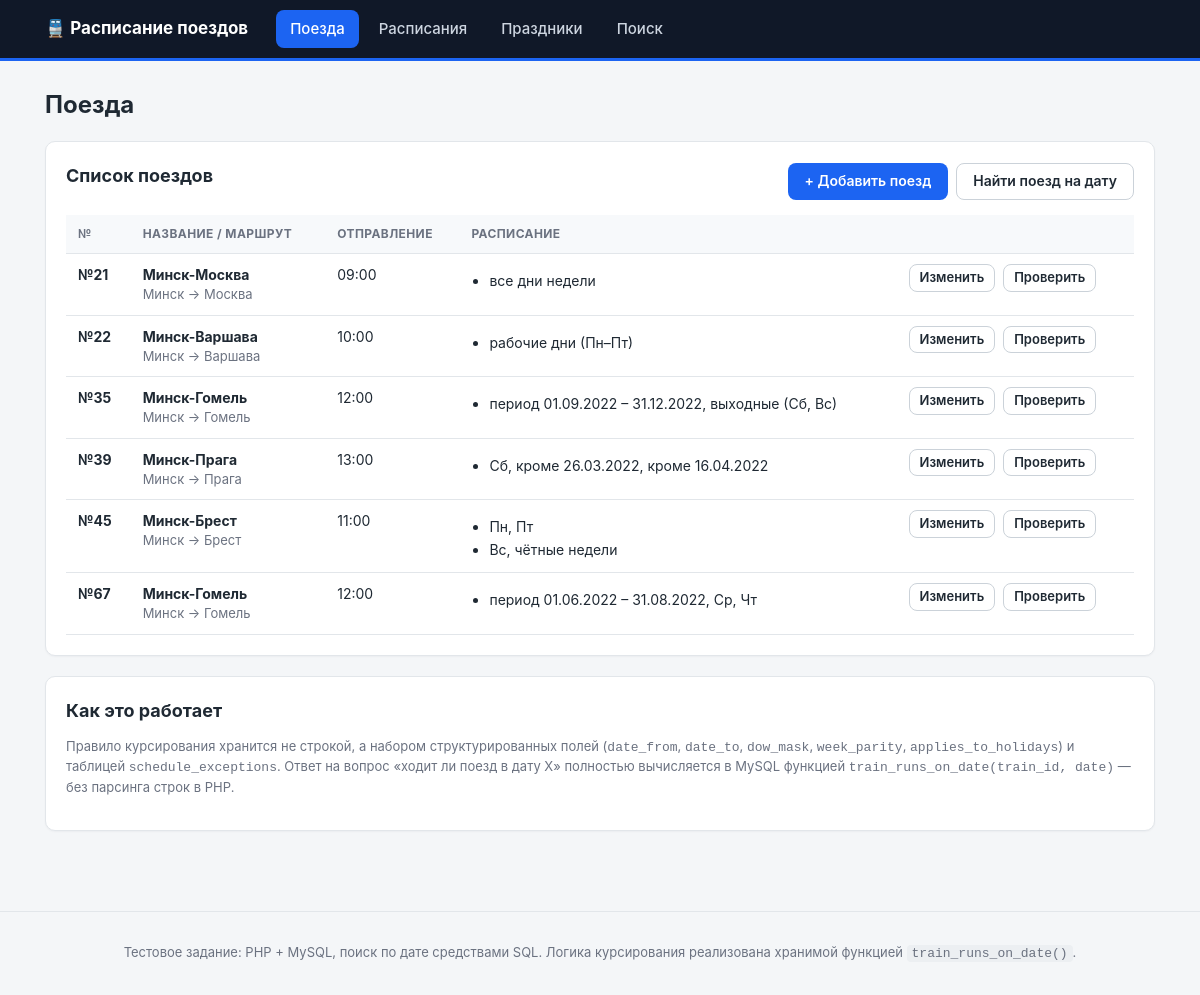
The page / on the database its author committed.
### tables this page shows
CREATE TABLE trains (
    id                   INT UNSIGNED NOT NULL AUTO_INCREMENT,
    number               VARCHAR(16)  NOT NULL COMMENT 'Train number, e.g. "21", "45"',
    name                 VARCHAR(160) NULL     COMMENT 'Display name, e.g. "Минск-Москва"',
    origin_station_id      INT UNSIGNED NOT NULL,
    destination_station_id INT UNSIGNED NOT NULL,
    departure_time       TIME NOT NULL,
    PRIMARY KEY (id),
    UNIQUE KEY uq_trains_number (number),
    KEY idx_trains_route (origin_station_id, destination_station_id),
    CONSTRAINT fk_trains_origin
        FOREIGN KEY (origin_station_id)      REFERENCES stations (id)
        ON UPDATE CASCADE ON DELETE RESTRICT,
    CONSTRAINT fk_trains_destination
        FOREIGN KEY (destination_station_id) REFERENCES stations (id)
        ON UPDATE CASCADE ON DELETE RESTRICT
);

CREATE TABLE stations (
    id   INT UNSIGNED NOT NULL AUTO_INCREMENT,
    name VARCHAR(120) NOT NULL,
    PRIMARY KEY (id),
    UNIQUE KEY uq_stations_name (name)
);

CREATE TABLE schedule_rules (
    id          INT UNSIGNED NOT NULL AUTO_INCREMENT,
    train_id    INT UNSIGNED NOT NULL,
    description VARCHAR(190) NULL COMMENT 'Human readable comment (not used in search)',

    date_from   DATE NULL COMMENT 'NULL = no lower bound',
    date_to     DATE NULL COMMENT 'NULL = no upper bound',

    dow_mask    TINYINT UNSIGNED NULL DEFAULT NULL
                COMMENT 'Mon..Sun bitmask (bit0=Mon .. bit6=Sun); NULL/0 = any day',

    week_parity ENUM('any','even','odd') NOT NULL DEFAULT 'any'
                COMMENT 'even/odd week -> ISO week number parity',

    applies_to_holidays ENUM('default','always','never') NOT NULL DEFAULT 'default'
                COMMENT 'default: holiday acts as day off; always: ignore holiday; never: no run on holiday',

    holiday_weekday TINYINT UNSIGNED NULL DEFAULT NULL
                COMMENT '0..6 (Mon..Sun) - which weekday a holiday is treated as; NULL = Sunday(6)',

    pre_holiday_as_friday TINYINT(1) NOT NULL DEFAULT 1
                COMMENT '1 = pre-holiday is treated as Friday',

    PRIMARY KEY (id),
    KEY idx_rules_train (train_id),
    KEY idx_rules_dates (date_from, date_to),
    CONSTRAINT fk_rules_train
        FOREIGN KEY (train_id) REFERENCES trains (id)
        ON UPDATE CASCADE ON DELETE CASCADE
);

### src/Database.php (called while the page is built, shortened)
<?php
final class Database
{
    private static ?PDO $pdo = null;
    public static function pdo(): PDO
    {
        $configFile = dirname(__DIR__) . '/config.php';
        $config = require $configFile;
        $dsn = sprintf(
            'mysql:host=%s;port=%d;dbname=%s;charset=%s',
            $config['host'],
            $config['port'],
            $config['database'],
            $config['charset']
        );
        $options = [
            PDO::ATTR_ERRMODE            => PDO::ERRMODE_EXCEPTION,
            PDO::ATTR_DEFAULT_FETCH_MODE => PDO::FETCH_ASSOC,
            PDO::ATTR_EMULATE_PREPARES   => false,
        ];
        $sslMode = $config['ssl_mode'] ?? 'disabled';
        try {
            self::$pdo = new PDO($dsn, $config['user'], $config['password'], $options);
        } catch (PDOException $e) {
            http_response_code(500);
            header('Content-Type: text/plain; charset=utf-8');
            exit(
                "Не удалось подключиться к базе данных.\n" .
                "Проверьте параметры в config.php\n" .
                "DSN: {$dsn}\nОшибка: " . $e->getMessage() . "\n"
            );
        }
        return self::$pdo;
    }
}

### config.php (called while the page is built, shortened)
<?php
return [
    'host'     => getenv('DB_HOST') ?: '127.0.0.1',
    'port'     => (int) (getenv('DB_PORT') ?: 3306),
    'database' => getenv('DB_NAME') ?: 'belta_trains',
    'user'     => getenv('DB_USER') ?: 'root',
    'password' => getenv('DB_PASSWORD') !== false ? getenv('DB_PASSWORD') : '',
    'charset'  => 'utf8mb4',
    'ssl_mode' => getenv('DB_SSL_MODE') ?: 'disabled',
    'ssl_ca'   => getenv('DB_SSL_CA') ?: '',
];

### src/TrainRepository.php (called while the page is built, shortened)
<?php
final class TrainRepository
{
    private PDO $pdo;
    public function __construct(?PDO $pdo = null)
    {
        $this->pdo = $pdo ?? Database::pdo();
    }
    public function allTrains(): array
    {
        $sql = 'SELECT t.id, t.number, t.name, t.departure_time,
                       os.name AS origin, ds.name AS destination,
                       os.id   AS origin_id, ds.id AS destination_id,
                       (SELECT COUNT(*) FROM schedule_rules r WHERE r.train_id = t.id) AS rules_count
                  FROM trains t
                  JOIN stations os ON os.id = t.origin_station_id
                  JOIN stations ds ON ds.id = t.destination_station_id
              ORDER BY t.number + 0, t.number';
        return $this->pdo->query($sql)->fetchAll();
    }
    public function rulesForTrain(int $trainId): array
    {
        $stmt = $this->pdo->prepare(
            'SELECT * FROM schedule_rules WHERE train_id = ? ORDER BY id'
        );
        $stmt->execute([$trainId]);
        $rules = $stmt->fetchAll();
        foreach ($rules as &$rule) {
            $rule['exceptions'] = $this->exceptionsForRule((int) $rule['id']);
        }
        return $rules;
    }
    public function exceptionsForRule(int $ruleId): array
    {
        $stmt = $this->pdo->prepare(
            'SELECT id, exception_date, type, reason
               FROM schedule_exceptions
              WHERE schedule_rule_id = ?
           ORDER BY exception_date'
        );
        $stmt->execute([$ruleId]);
        return $stmt->fetchAll();
    }
}

### src/Weekday.php (called while the page is built, shortened)
<?php
final class Weekday
{
    public static function fromMask(?int $mask): array
    {
        $days = [];
        for ($i = 0; $i <= 6; $i++) {
            if (($mask >> $i) & 1) {
                $days[] = $i;
            }
        }
        return $days;
    }
    public static function describe(?int $mask): string
    {
        $days = self::fromMask($mask);
        if (count($days) === 7) {
            return 'все дни недели';
        }
        if ($days === [0, 1, 2, 3, 4]) {
            return 'рабочие дни (Пн–Пт)';
        }
        if ($days === [5, 6]) {
            return 'выходные (Сб, Вс)';
        }
        return implode(', ', array_map(
            static fn (int $d): string => self::SHORT[$d],
            $days
        ));
    }
}

### public/index.php (the view, shortened to what this page needs)
<?php
require __DIR__ . '/_bootstrap.php';
$repo   = trainRepo();
$trains = $repo->allTrains();
$rulesByTrain = [];
foreach ($trains as $train) {
    $rulesByTrain[(int) $train['id']] = $repo->rulesForTrain((int) $train['id']);
}
function rule_text(array $rule): string
{
    $parts = [];
    if ($rule['date_from'] || $rule['date_to']) {
        $from = $rule['date_from'] ? date('d.m.Y', strtotime((string) $rule['date_from'])) : '…';
        $to   = $rule['date_to']   ? date('d.m.Y', strtotime((string) $rule['date_to']))   : '…';
        $parts[] = "период $from – $to";
    }
    $parts[] = Weekday::describe($rule['dow_mask'] !== null ? (int) $rule['dow_mask'] : null);
    if ($rule['week_parity'] === 'even') {
        $parts[] = 'чётные недели';
    } elseif ($rule['week_parity'] === 'odd') {
        $parts[] = 'нечётные недели';
    }
    $exceptions = $rule['exceptions'] ?? [];
    if ($exceptions !== []) {
        $ex = [];
        foreach ($exceptions as $exception) {
            $mark = $exception['type'] === 'exclude' ? 'кроме ' : 'доп. ';
            $ex[] = $mark . date('d.m.Y', strtotime((string) $exception['exception_date']));
        }
        $parts[] = implode(', ', $ex);
    }
    return implode(', ', $parts);
}
render_header('Поезда', 'index');
?>
<div class="panel">
    <div class="panel__head">
        <h2>Список поездов</h2>
        <div class="actions">
            <a class="btn" href="trains.php?action=new">+ Добавить поезд</a>
            <a class="btn btn--ghost" href="search.php">Найти поезд на дату</a>
        </div>
    </div>
    <?php if ($trains === []): ?>
        <div class="empty">Поездов пока нет. Добавьте первый поезд.</div>
    <?php else: ?>
        <table>
            <thead>
            <tr>
                <th>№</th>
                <th>Название / маршрут</th>
                <th>Отправление</th>
                <th>Расписание</th>
                <th></th>
            </tr>
            </thead>
            <tbody>
            <?php foreach ($trains as $train): ?>
                <tr>
                    <td class="num"><b>№<?= e($train['number']) ?></b></td>
                    <td>
                        <div><b><?= e($train['name'] ?: $train['origin'] . ' — ' . $train['destination']) ?></b></div>
                        <div class="meta"><?= e($train['origin']) ?> → <?= e($train['destination']) ?></div>
                    </td>
                    <td class="num"><?= e(substr((string) $train['departure_time'], 0, 5)) ?></td>
                    <td>
                        <?php $rules = $rulesByTrain[(int) $train['id']] ?? []; ?>
                        <?php if ($rules === []): ?>
                            <span class="badge badge--warn">правила не заданы</span>
                        <?php else: ?>
                            <ul class="plain">
                                <?php foreach ($rules as $rule): ?>
                                    <li><?= e(rule_text($rule)) ?></li>
                                <?php endforeach; ?>
                            </ul>
                        <?php endif; ?>
                    </td>
                    <td class="num">
                        <div class="actions">
                            <a class="btn btn--ghost btn--sm" href="trains.php?action=edit&id=<?= (int) $train['id'] ?>">Изменить</a>
                            <a class="btn btn--ghost btn--sm" href="search.php?train_id=<?= (int) $train['id'] ?>&date=<?= date('Y-m-d') ?>">Проверить</a>
                        </div>
                    </td>
                </tr>
            <?php endforeach; ?>
            </tbody>
        </table>
    <?php endif; ?>
</div>
<div class="panel">
    <h2>Как это работает</h2>
    <p class="meta">
        Правило курсирования хранится не строкой, а набором структурированных полей
        (<code>date_from</code>, <code>date_to</code>, <code>dow_mask</code>,
        <code>week_parity</code>, <code>applies_to_holidays</code>) и таблицей
        <code>schedule_exceptions</code>. Ответ на вопрос «ходит ли поезд в дату X»
        полностью вычисляется в MySQL функцией
        <code>train_runs_on_date(train_id, date)</code> — без парсинга строк в PHP.
    </p>
</div>
<?php render_footer(); ?>

### public/_bootstrap.php (shortened to what this page needs)
<?php
require dirname(__DIR__) . '/src/Database.php';
require dirname(__DIR__) . '/src/Weekday.php';
require dirname(__DIR__) . '/src/TrainRepository.php';
function e(mixed $value): string
{
    return htmlspecialchars((string) $value, ENT_QUOTES | ENT_SUBSTITUTE, 'UTF-8');
}
function trainRepo(): TrainRepository
{
    return new TrainRepository();
}
function render_header(string $title, string $active = ''): void
{
    $nav = [
        'index'    => ['index.php',    'Поезда'],
        'trains'   => ['trains.php',   'Расписания'],
        'holidays' => ['holidays.php', 'Праздники'],
        'search'   => ['search.php',   'Поиск'],
    ];
    ?><!DOCTYPE html>
<html lang="ru">
<head>
    <link rel="stylesheet" href="assets/style.css">
</head>
<body>
<header class="topbar">
    <div class="topbar__inner">
        <a class="brand" href="index.php">🚆 Расписание поездов</a>
        <nav class="nav">
            <?php foreach ($nav as $key => [$href, $label]): ?>
                <a href="<?= e($href) ?>" class="<?= $active === $key ? 'is-active' : '' ?>"><?= e($label) ?></a>
            <?php endforeach; ?>
        </nav>
    </div>
</header>
<main class="container">
    <h1><?= e($title) ?></h1>
    <?php endforeach;
}
function render_footer(): void
{
    ?>
</main>
<footer class="footer">
    <p>Тестовое задание: PHP + MySQL, поиск по дате средствами SQL.
       Логика курсирования реализована хранимой функцией <code>train_runs_on_date()</code>.</p>
</footer>
</body>
</html><?php
}

### public/assets/style.css (style rules this page uses)
:root { --bg: #f4f6f8; --panel: #ffffff; --ink: #1f2933; --muted: #6b7280; --line: #e2e6ea; --accent: #1c64f2; --accent-dark: #1249b8; --ok: #0f7b3f; --ok-bg: #e6f6ec; --warn: #8a5a00; --warn-bg: #fdf3dc; --err: #a11b1b; --err-bg: #fdeaea; --radius: 10px; }
* { box-sizing: border-box; }
body { margin: 0; background: var(--bg); color: var(--ink); font: 15px/1.5 -apple-system, BlinkMacSystemFont, "Segoe UI", Roboto, Ubuntu, sans-serif; }
a { color: var(--accent); text-decoration: none; }
.topbar { background: #101828; color: #fff; border-bottom: 3px solid var(--accent); }
.topbar__inner { max-width: 1150px; margin: 0 auto; padding: 0 20px; display: flex; align-items: center; gap: 28px; min-height: 58px; flex-wrap: wrap; }
.brand { color: #fff; font-weight: 700; font-size: 17px; }
.nav { display: flex; gap: 6px; flex-wrap: wrap; }
.nav a { color: #cdd5e0; padding: 8px 14px; border-radius: 8px; font-weight: 500; }
.nav a.is-active { background: var(--accent); color: #fff; }
.container { max-width: 1150px; margin: 0 auto; padding: 26px 20px 60px; }
h1 { font-size: 24px; margin: 0 0 18px; }
h2 { font-size: 18px; margin: 0 0 12px; }
.footer { border-top: 1px solid var(--line); padding: 18px 20px; color: var(--muted); font-size: 13px; text-align: center; }
.footer code { background: #eceff2; padding: 1px 5px; border-radius: 4px; }
.panel { background: var(--panel); border: 1px solid var(--line); border-radius: var(--radius); padding: 20px; margin-bottom: 20px; box-shadow: 0 1px 2px rgba(16, 24, 40, .04); }
.panel__head { display: flex; justify-content: space-between; align-items: center; gap: 12px; margin-bottom: 14px; flex-wrap: wrap; }
table { width: 100%; border-collapse: collapse; background: var(--panel); font-size: 14px; }
th, td { padding: 10px 12px; border-bottom: 1px solid var(--line); text-align: left; vertical-align: top; }
th { background: #f7f9fb; font-size: 12px; text-transform: uppercase; letter-spacing: .4px; color: var(--muted); white-space: nowrap; }
td.num { white-space: nowrap; }
.btn { display: inline-block; padding: 9px 16px; border-radius: 8px; border: 1px solid transparent; background: var(--accent); color: #fff; font-size: 14px; font-weight: 600; cursor: pointer; line-height: 1.2; }
.btn--ghost { background: #fff; color: var(--ink); border-color: #cbd2d9; }
.btn--sm { padding: 5px 10px; font-size: 13px; }
.actions { display: flex; gap: 8px; flex-wrap: wrap; align-items: center; }
.meta { color: var(--muted); font-size: 13px; }
ul.plain { margin: 6px 0 0; padding-left: 18px; }
ul.plain li { margin: 2px 0; }

### rows shown on the page
trains: number "21", name "Минск-Москва", origin_station.name "Минск", destination_station.name "Москва", departure_time "09:00"
schedule_rules: rule "все дни недели"
trains: number "22", name "Минск-Варшава", origin_station.name "Минск", destination_station.name "Варшава", departure_time "10:00"
schedule_rules: rule "рабочие дни (Пн–Пт)"
trains: number "35", name "Минск-Гомель", origin_station.name "Минск", destination_station.name "Гомель", departure_time "12:00"
schedule_rules: rule "период 01.09.2022 – 31.12.2022, выходные (Сб, Вс)"
trains: number "39", name "Минск-Прага", origin_station.name "Минск", destination_station.name "Прага", departure_time "13:00"
schedule_rules: rule "Сб, кроме 26.03.2022, кроме 16.04.2022"
trains: number "45", name "Минск-Брест", origin_station.name "Минск", destination_station.name "Брест", departure_time "11:00"
schedule_rules: rule "Пн, Пт"
schedule_rules: rule "Вс, чётные недели"
trains: number "67", name "Минск-Гомель", origin_station.name "Минск", destination_station.name "Гомель", departure_time "12:00"
schedule_rules: rule "период 01.06.2022 – 31.08.2022, Ср, Чт"

### other values the page prints
$label "Поезда"
$label "Расписания"
$label "Праздники"
$label "Поиск"
$title "Поезда"
